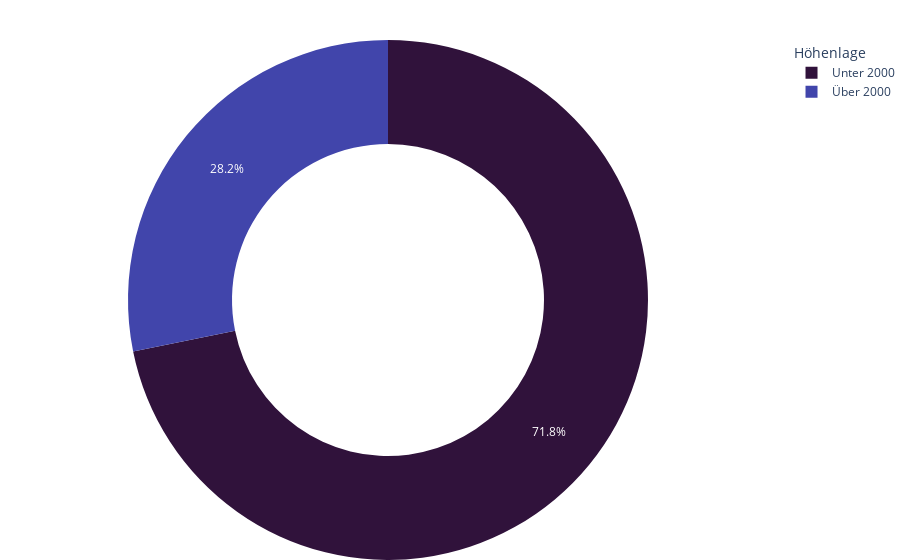

The notebook cell saved with this chart:
### Markdown cell above
Build pie chart

### Code cell
fig_pie = px.pie(df_sum_höhe, 
                 values=df_sum_höhe, 
                 names = df_sum_höhe.index, 
                 hole=.6,  
                 color_discrete_sequence=px.colors.sequential.Turbo
                )

fig_pie.update_layout(height = 300,
                      margin={"r":0,"t":40,"l":0,"b":0},
                      showlegend = True,
                      legend=dict(title="Höhenlage",))
fig_pie.show()

### Figure 1 — Plotly figure (JSON) as saved in the notebook; plotly's stock layout.template omitted (floating-point values rounded to 4 significant figures)
{"data": [{"domain": {"x": [0, 1], "y": [0, 1]}, "hole": 0.6, "hovertemplate": "index=%{label}<br>value=%{value}<extra></extra>", "labels": ["Unter 2000", "Über 2000"], "legendgroup": "", "name": "", "showlegend": true, "type": "pie", "values": [255, 100]}], "layout": {"autosize": true, "legend": {"title": {"text": "Höhenlage"}, "tracegroupgap": 0}, "margin": {"b": 0, "l": 0, "r": 0, "t": 40}, "piecolorway": ["#30123b", "#4145ab", "#4675ed", "#39a2fc", "#1bcfd4", "#24eca6", "#61fc6c", "#a4fc3b", "#d1e834", "#f3c63a", "#fe9b2d", "#f36315", "#d93806", "#b11901", "#7a0402"], "showlegend": true}}
